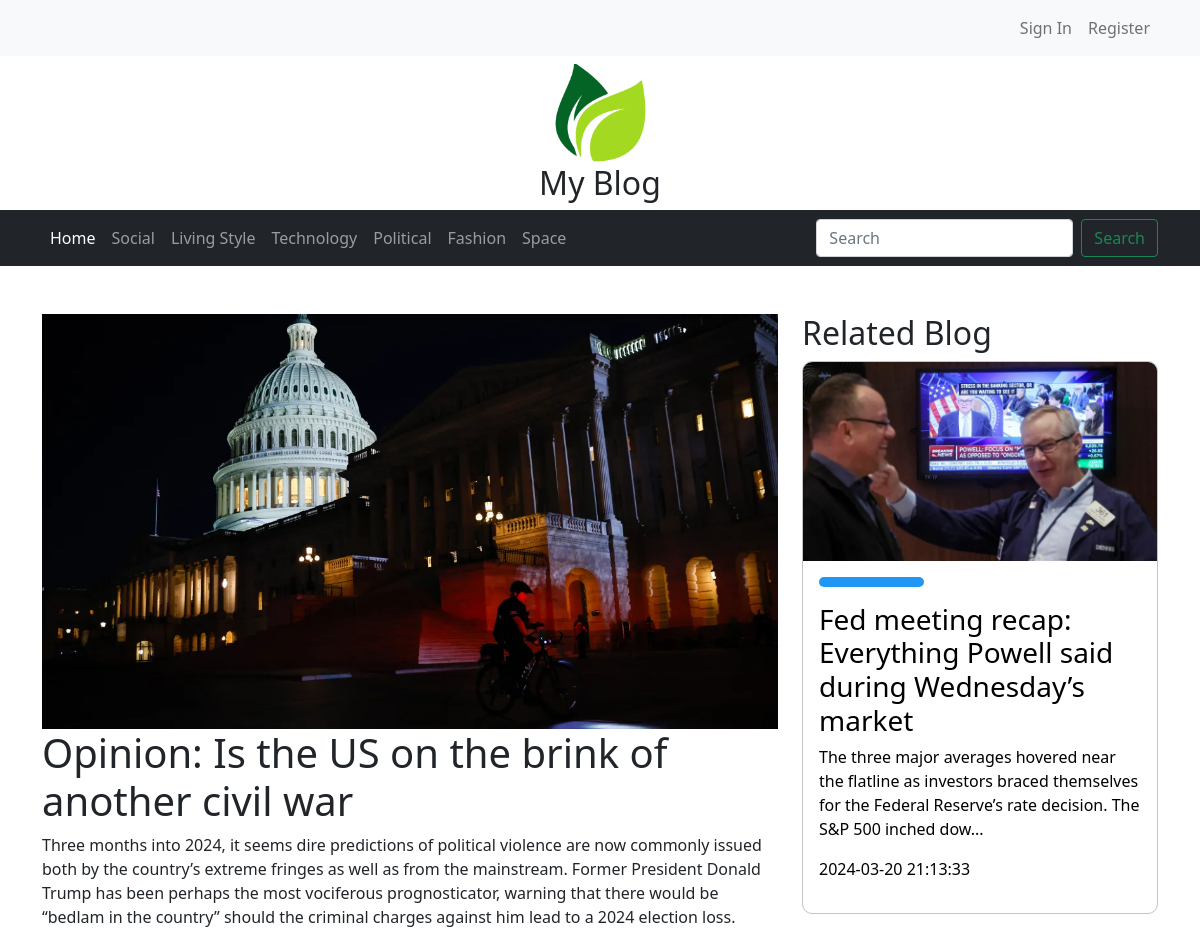
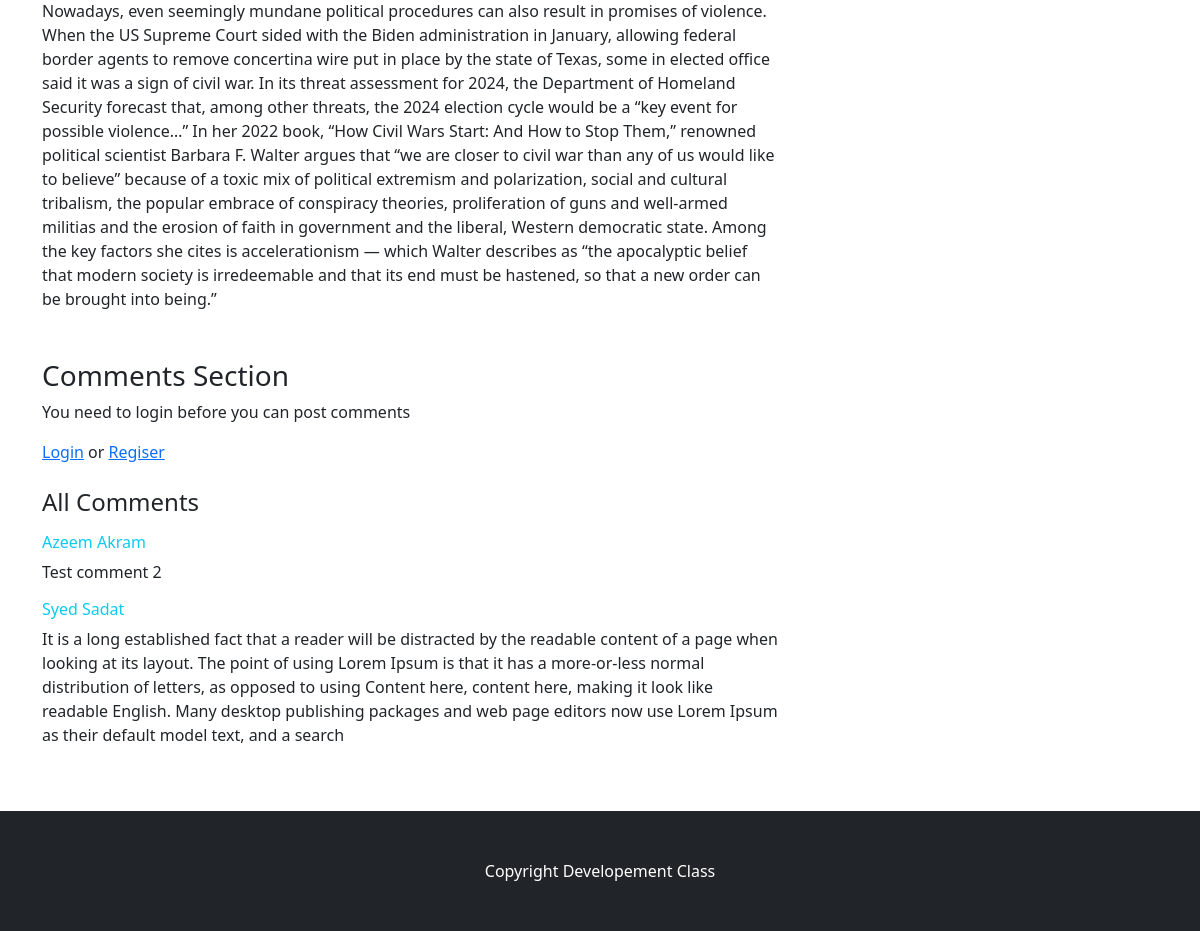
/blog-post.php?blogId=1, run on the app's committed database (2 pictures, top to bottom).
### tables this page shows
CREATE TABLE `categories` (
  `id` int(11) NOT NULL,
  `name` varchar(50) NOT NULL
);

CREATE TABLE `blog_posts` (
  `id` int(11) NOT NULL,
  `title` varchar(150) NOT NULL,
  `image` varchar(300) NOT NULL,
  `content` text NOT NULL,
  `type` int(50) NOT NULL,
  `created_at` timestamp NOT NULL DEFAULT current_timestamp() ON UPDATE current_timestamp(),
  `updated_at` timestamp NOT NULL DEFAULT current_timestamp()
);

CREATE TABLE `comments` (
  `id` int(11) NOT NULL,
  `comment` text NOT NULL,
  `user_id` int(11) NOT NULL,
  `blog_post_id` int(11) NOT NULL,
  `isApproved` tinyint(1) NOT NULL
);

CREATE TABLE `users` (
  `id` int(11) NOT NULL,
  `first_name` varchar(50) NOT NULL,
  `last_name` varchar(50) NOT NULL,
  `email` varchar(50) NOT NULL,
  `password` varchar(300) NOT NULL,
  `created_at` datetime NOT NULL DEFAULT current_timestamp()
);

### blog-post.php (the view, shortened to what this page needs)
<?php
include 'database.php';
$idd = $_GET['blogId'];
$query1 = "Select * from blog_posts where id = $idd";
$results1 = $conn->query($query1);
$row1 =  $results1->fetch_assoc();
?>
<!doctype html>
<html lang="en">
  <head>
    <link href="https://cdn.jsdelivr.net/npm/bootstrap@5.0.2/dist/css/bootstrap.min.css" rel="stylesheet">
    <link rel="stylesheet" href="/assets/css/style.css">
  </head>
  <body>
    <?php include 'includes/header.php' ?>
    <div class="container mb-5 mt-5">
        <div class="row">
            <div class="col-8">
                <img src="/uploads/<?php echo $row1['image']; ?>" width="100%"/>
                <h1><?php echo $row1['title']; ?></h1>
                <div>
                    <?php echo $row1['content'] ?>
                </div>
                <div class="mt-5">
                  <h3>Comments Section</h3>
                  <?php
                    if(isset($_SESSION['userId'])){
                      ?>
                        <form action="handler.php" method="POST">
                          <h4>Post your comment</h4>
                          <textarea name="comment" class="form-control mb-3" rows="5"></textarea>
                          <input type="hidden" name="blog-post-id" value="<?php echo $idd; ?>"/>
                          <input type="submit" name="post-comment" value="Post comment"/>
                        </form>
                      <?php
                    }
                    else{
                      ?>
                        <p>You need to login before you can post comments</p>
                        <a href="login.php">Login</a> or  <a href="register.php">Regiser</a>
                      <?php
                    }
                  ?>
                  <h4 class="mt-4"> All Comments </h4>
                  <?php
                    $sqlQ = "SELECT comments.*, users.first_name, users.last_name FROM `comments` JOIN users on user_id = users.id where blog_post_id = $idd AND isApproved = 1";
                    $commentsResults = $conn->query($sqlQ);
                    if($commentsResults){
                      if($commentsResults->num_rows > 0){
                        while($commentRow  = $commentsResults->fetch_assoc())
                        {
                          ?>
                              <div class="mt-3">
                                <h6 class="text-info"><?php echo $commentRow['first_name'] . " ". $commentRow['last_name'] ?></h6>
                                <p><?php echo $commentRow['comment'] ?></p>
                              </div>
                          <?php
                        }
                      }
                    }
                  ?>
                </div>
            </div>
            <div class="col-4">
                <h2>Related Blog </h2>
                <?php
                    $query = "Select * from blog_posts where type = ". $row1['type'];
                    $results = $conn->query($query);
                    if($results){
                        if($results->num_rows > 0){
                          while ($row = $results->fetch_assoc()) {
                            if($row['id'] == $idd){
                                continue;
                            }
                            ?>
                              <div class="mb-3">
                                <a href="blog-post.php?blogId=<?php echo $row['id'] ?>" class="blog-post">
                                    <img src="/uploads/<?php echo $row['image'] ?>" width="100%"/>
                                    <div class="p-3">
                                      <p class="category"> <?php echo $row['name'] ?> </p>
                                      <h3> <?php echo $row['title'] ?> </h3>
                                      <p> <?php echo substr($row['content'], 0, 150) ?>... </p>
                                      <p> <?php echo $row['created_at'] ?> </p>
                                    </div>
                                </a>
                              </div>
                            <?php
                          }
                        }
                      }
                ?>
            </div>
        </div>
    </div>
    <?php include 'includes/footer.php' ?>
  </body>
</html>

### includes/header.php (shortened to what this page needs)
<?php
$results = $conn->query("Select * from categories");
?>
<nav class="navbar navbar-expand-lg navbar-light bg-light">
  <div class="container">
    <div class="collapse navbar-collapse" id="navbarSupportedContent">
      <?php
          if(isset($_SESSION['userId'])){
            ?>
                <span class="text-success"> Welcome back <?php echo $_SESSION['first_name'] . " " . $_SESSION['last_name'] ?> </span>
                <ul class="navbar-nav ms-auto mb-2 mb-lg-0">
                  <li class="nav-item">
                    <a class="nav-link" aria-current="page" href="">My Account</a>
                  </li>
                  <li class="nav-item">
                    <a class="nav-link" href="logout.php">Logout</a>
                  </li>
                </ul>
            <?php
          }
          else{
            ?>
                <ul class="navbar-nav ms-auto mb-2 mb-lg-0">
                  <li class="nav-item">
                    <a class="nav-link" aria-current="page" href="login.php">Sign In</a>
                  </li>
                  <li class="nav-item">
                    <a class="nav-link" href="register.php">Register</a>
                  </li>
                </ul>
            <?php
          }
      ?>
    </div>
  </div>
</nav>
<div class="text-center m-2">
    <img src="/assets/images/logo.png" width="100px"/>
    <h2> My Blog </h2>
</div>
<nav class="navbar navbar-expand-lg navbar-dark bg-dark">
  <div class="container">
    <div class="collapse navbar-collapse" id="navbarSupportedContent">
      <ul class="navbar-nav me-auto mb-2 mb-lg-0">
        <li class="nav-item">
          <a class="nav-link active" aria-current="page" href="#">Home</a>
        </li>
        <?php
        if($results->num_rows > 0){
            while($row = $results->fetch_assoc()){
                ?>
                    <li class="nav-item">
                        <a class="nav-link" href="category.php?id=<?php echo $row['id'] ?>"><?php echo $row['name'] ?></a>
                    </li>
                <?php
            }
        }
        ?>
      </ul>
      <form class="d-flex" action="search.php" method="GET">
        <input name="query" class="form-control me-2" type="search" placeholder="Search" aria-label="Search">
        <button class="btn btn-outline-success" type="submit">Search</button>
      </form>
    </div>
  </div>
</nav>

### assets/css/style.css (style rules this page uses)
.blog-post { border: 1px solid rgb(196, 196, 196); border-radius: 10px; overflow: hidden; display: block; color: black; text-decoration: none; }
.category { background-color: #2196F3; width: 105px; text-align: center; border-radius: 5px; font-size: smaller; padding: 5px; color: white; }
.nav-link { display: block; width: 100%; color: white; cursor: pointer; }

### data on the page
categories: name "Social"
categories: name "Living Style"
categories: name "Technology"
categories: name "Political"
categories: name "Fashion"
categories: name "Space"
blog_posts: image (picture), title "Opinion: Is the US on the brink of another civil war", content "Three months into 2024, it seems dire predictions of political violence are now commonly issued both by the country’s extreme fringes as well as from the mainstream. Former President Donald Trump has been perhaps the most vociferous prognosticator, warning that there would be “bedlam in the country” should the criminal charges against him lead to a 2024 election loss. Nowadays, even seemingly mundane political procedures can also result in promises of violence. When the US Supreme Court sided with the Biden administration in January, allowing federal border agents to remove concertina wire put in place by the state of Texas, some in elected office said it was a sign of civil war. In its…"
comments: user.first_name "Azeem", user.last_name "Akram", comment "Test comment 2"
comments: user.first_name "Syed", user.last_name "Sadat", comment "It is a long established fact that a reader will be distracted by the readable content of a page when looking at its layout. The point of using Lorem Ipsum is that it has a more-or-less normal distribution of letters, as opposed to using Content here, content here, making it look like readable English. Many desktop publishing packages and web page editors now use Lorem Ipsum as their default model text, and a search"
blog_posts: image (picture), title "Fed meeting recap: Everything Powell said during Wednesday’s market", content "The three major averages hovered near the flatline as investors braced themselves for the Federal Reserve’s rate decision. The S&P 500 inched dow", created_at "2024-03-20 21:13:33"
